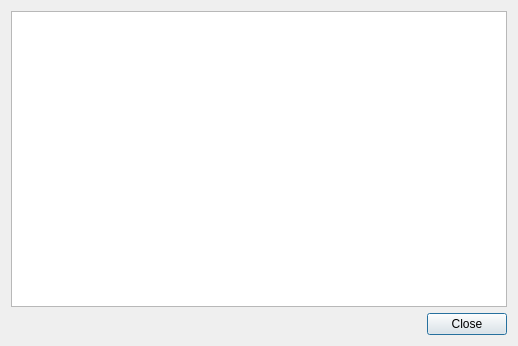
<?xml version="1.0" encoding="UTF-8"?>
<ui version="4.0">
 <class>AboutDialog</class>
 <widget class="QDialog" name="AboutDialog">
  <property name="geometry">
   <rect>
    <x>0</x>
    <y>0</y>
    <width>518</width>
    <height>346</height>
   </rect>
  </property>
  <property name="windowTitle">
   <string>About Music Modify</string>
  </property>
  <layout class="QVBoxLayout" name="verticalLayout">
   <item>
    <widget class="QTextEdit" name="textEdit">
     <property name="undoRedoEnabled">
      <bool>false</bool>
     </property>
     <property name="readOnly">
      <bool>true</bool>
     </property>
    </widget>
   </item>
   <item>
    <widget class="QDialogButtonBox" name="buttonBox">
     <property name="orientation">
      <enum>Qt::Orientation::Horizontal</enum>
     </property>
     <property name="standardButtons">
      <set>QDialogButtonBox::StandardButton::Close</set>
     </property>
    </widget>
   </item>
  </layout>
 </widget>
 <resources/>
 <connections>
  <connection>
   <sender>buttonBox</sender>
   <signal>rejected()</signal>
   <receiver>AboutDialog</receiver>
   <slot>close()</slot>
   <hints>
    <hint type="sourcelabel">
     <x>258</x>
     <y>284</y>
    </hint>
    <hint type="destinationlabel">
     <x>258</x>
     <y>153</y>
    </hint>
   </hints>
  </connection>
 </connections>
</ui>
